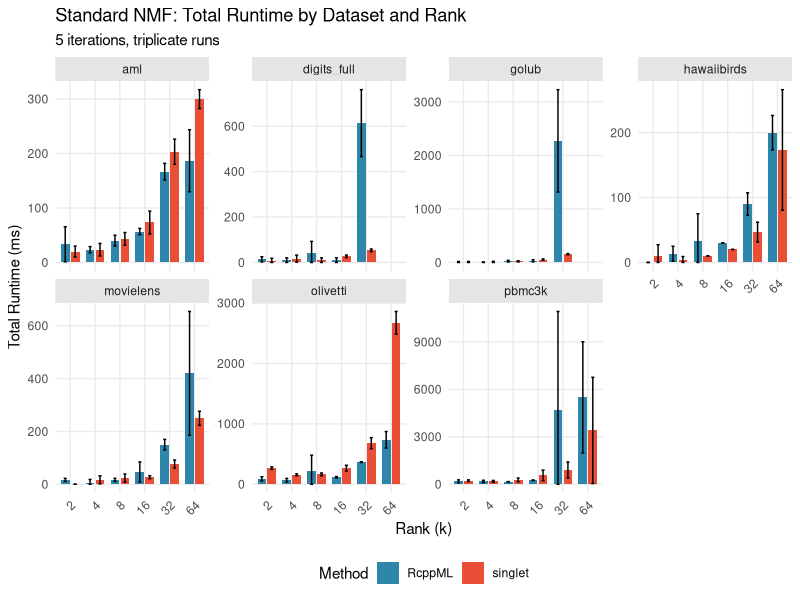
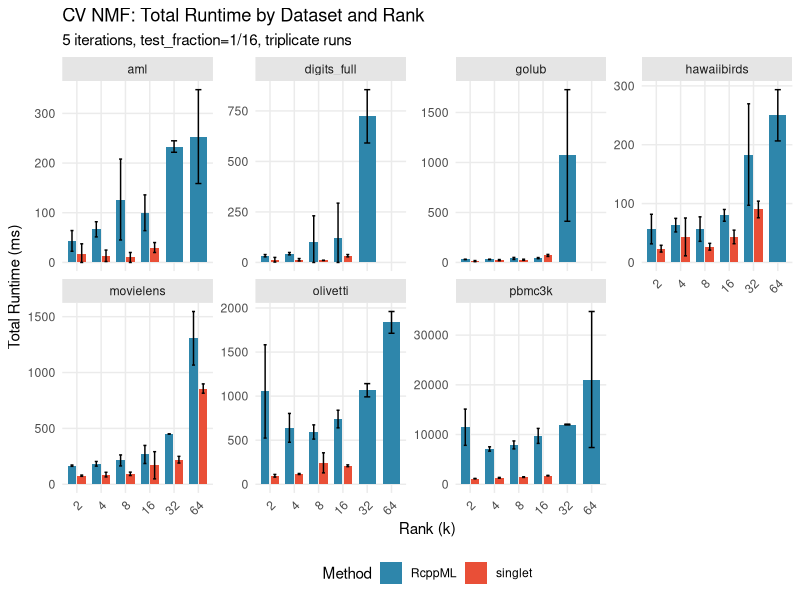
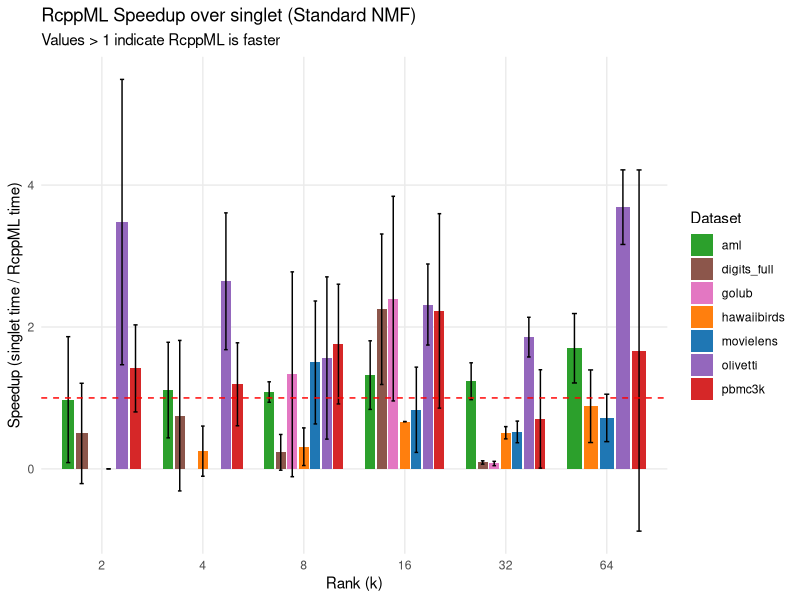
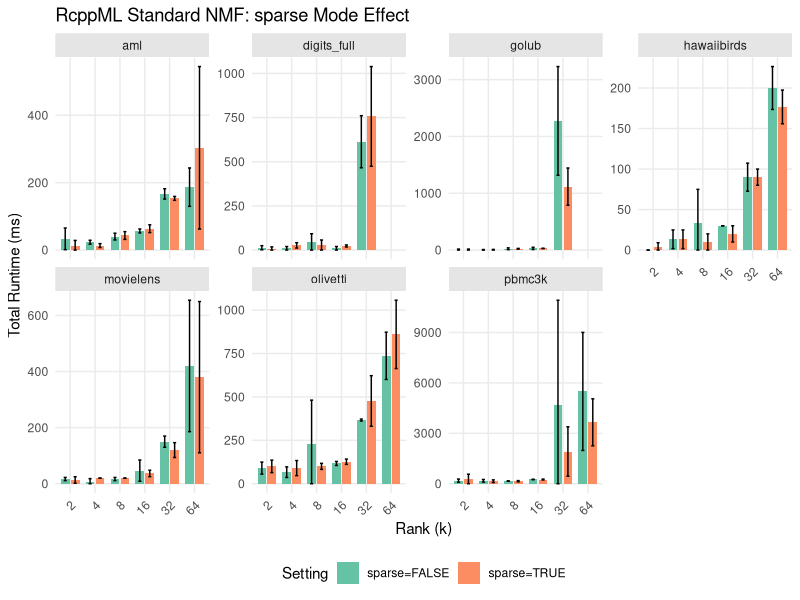
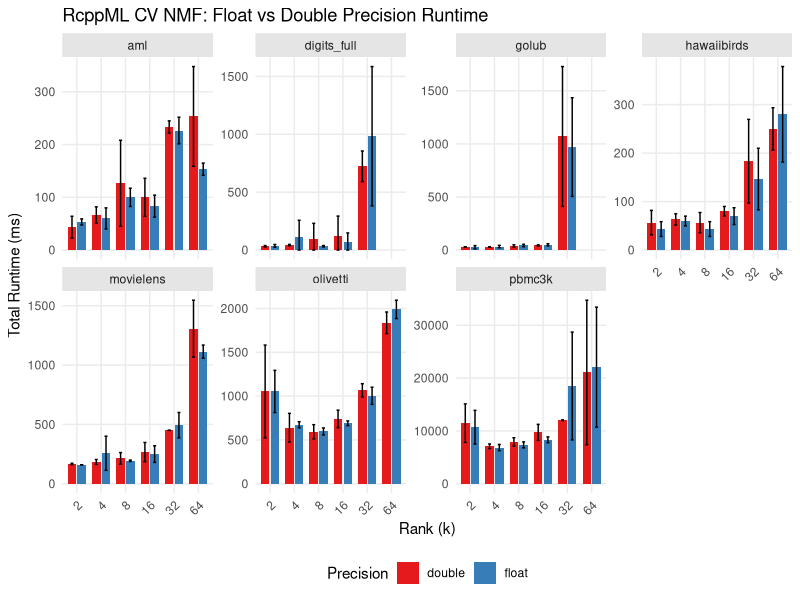
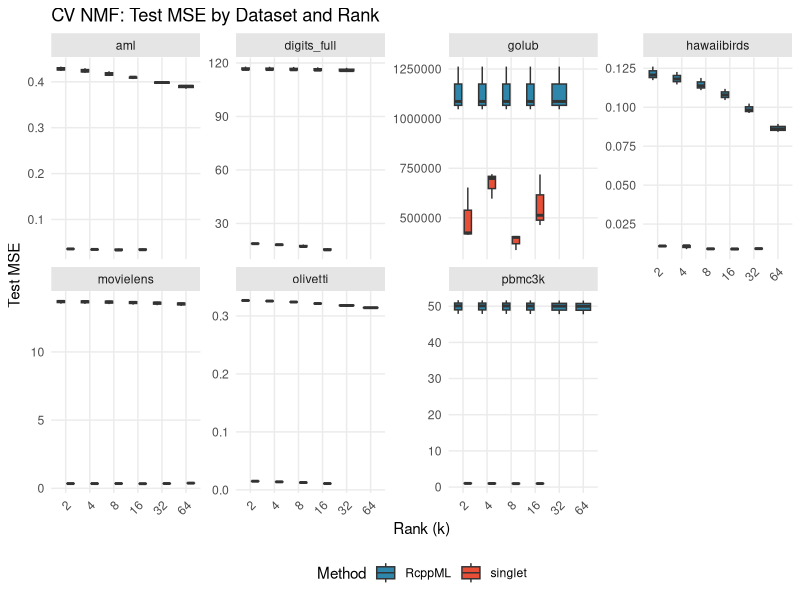
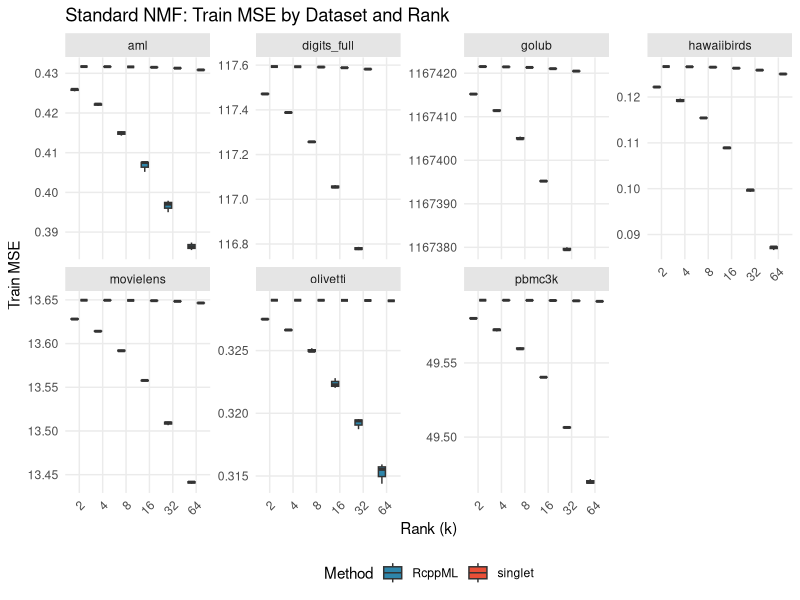
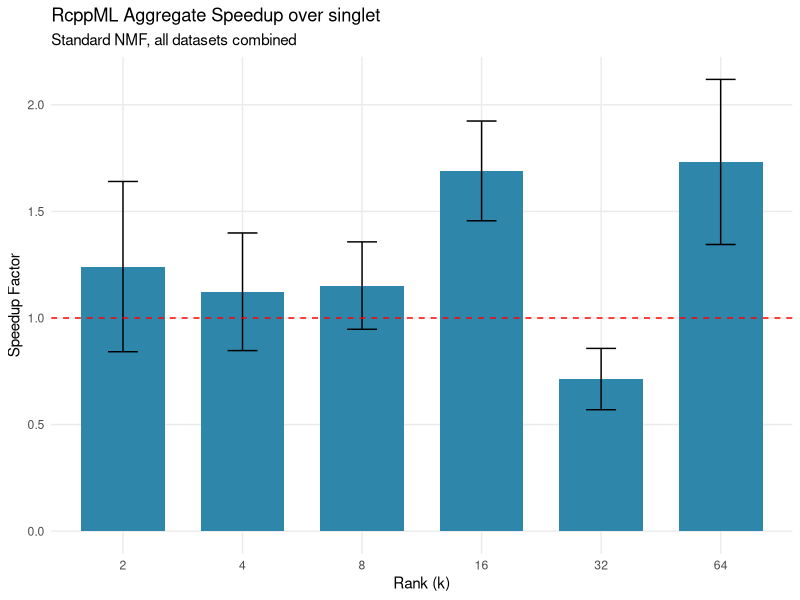

Recreate these plots in R, in order.
#!/usr/bin/env Rscript
# Generate plots and markdown report from benchmark results

library(ggplot2)
library(dplyr)
library(tidyr)

cat("=== Generating Benchmark Report ===\n")

# Load results
results <- read.csv("benchmark_final.csv", stringsAsFactors = FALSE)
summary_stats <- read.csv("benchmark_final_summary.csv", stringsAsFactors = FALSE)

cat("Loaded", nrow(results), "results\n")

# Theme
theme_set(theme_minimal(base_size = 11) + 
            theme(legend.position = "bottom",
                  strip.background = element_rect(fill = "grey90", color = NA),
                  panel.grid.minor = element_blank()))

# Color palettes
method_colors <- c("RcppML" = "#2E86AB", "singlet" = "#E94F37")
dataset_colors <- c("movielens" = "#1f77b4", "hawaiibirds" = "#ff7f0e", 
                    "aml" = "#2ca02c", "pbmc3k" = "#d62728",
                    "olivetti" = "#9467bd", "digits_full" = "#8c564b",
                    "golub" = "#e377c2")

# ========================================
# PLOT 1: Runtime comparison (Standard NMF)
# ========================================
cat("Creating runtime plots...\n")

std_runtime <- summary_stats %>%
  filter(variant == "standard", mask_zeros == FALSE)

if (nrow(std_runtime) > 0) {
  p1 <- std_runtime %>%
    ggplot(aes(x = factor(rank), y = mean_time * 1000, fill = method)) +
    geom_bar(stat = "identity", position = position_dodge(width = 0.8), width = 0.7) +
    geom_errorbar(aes(ymin = pmax(0, (mean_time - sd_time) * 1000),
                      ymax = (mean_time + sd_time) * 1000),
                  position = position_dodge(width = 0.8), width = 0.25) +
    facet_wrap(~dataset, scales = "free_y", ncol = 4) +
    scale_fill_manual(values = method_colors) +
    labs(title = "Standard NMF: Total Runtime by Dataset and Rank",
         subtitle = "5 iterations, triplicate runs",
         x = "Rank (k)", y = "Total Runtime (ms)", fill = "Method") +
    theme(axis.text.x = element_text(angle = 45, hjust = 1))
  
  ggsave("plot_standard_runtime.png", p1, width = 14, height = 8, dpi = 150)
  cat("Saved plot_standard_runtime.png\n")
}

# ========================================
# PLOT 2: CV NMF Runtime comparison
# ========================================
cv_runtime <- summary_stats %>%
  filter(variant == "cv", mask_zeros == FALSE, precision == "double")

if (nrow(cv_runtime) > 0) {
  p2 <- cv_runtime %>%
    ggplot(aes(x = factor(rank), y = mean_time * 1000, fill = method)) +
    geom_bar(stat = "identity", position = position_dodge(width = 0.8), width = 0.7) +
    geom_errorbar(aes(ymin = pmax(0, (mean_time - sd_time) * 1000),
                      ymax = (mean_time + sd_time) * 1000),
                  position = position_dodge(width = 0.8), width = 0.25) +
    facet_wrap(~dataset, scales = "free_y", ncol = 4) +
    scale_fill_manual(values = method_colors) +
    labs(title = "CV NMF: Total Runtime by Dataset and Rank",
         subtitle = "5 iterations, test_fraction=1/16, triplicate runs",
         x = "Rank (k)", y = "Total Runtime (ms)", fill = "Method") +
    theme(axis.text.x = element_text(angle = 45, hjust = 1))
  
  ggsave("plot_cv_runtime.png", p2, width = 14, height = 8, dpi = 150)
  cat("Saved plot_cv_runtime.png\n")
}

# ========================================
# PLOT 3: Speedup (singlet / RcppML)
# ========================================
speedup_data <- results %>%
  filter(variant == "standard", mask_zeros == FALSE) %>%
  select(dataset, rank, replicate, method, total_time) %>%
  pivot_wider(names_from = method, values_from = total_time) %>%
  filter(!is.na(singlet) & !is.na(RcppML) & RcppML > 0) %>%
  mutate(speedup = singlet / RcppML)

if (nrow(speedup_data) > 0) {
  speedup_summary <- speedup_data %>%
    group_by(dataset, rank) %>%
    summarise(
      mean_speedup = mean(speedup, na.rm = TRUE),
      sd_speedup = sd(speedup, na.rm = TRUE),
      .groups = "drop"
    )
  
  p3 <- speedup_summary %>%
    ggplot(aes(x = factor(rank), y = mean_speedup, fill = dataset)) +
    geom_bar(stat = "identity", position = position_dodge(width = 0.8), width = 0.7) +
    geom_errorbar(aes(ymin = mean_speedup - sd_speedup, ymax = mean_speedup + sd_speedup),
                  position = position_dodge(width = 0.8), width = 0.25) +
    geom_hline(yintercept = 1, linetype = "dashed", color = "red") +
    scale_fill_manual(values = dataset_colors) +
    labs(title = "RcppML Speedup over singlet (Standard NMF)",
         subtitle = "Values > 1 indicate RcppML is faster",
         x = "Rank (k)", y = "Speedup (singlet time / RcppML time)", fill = "Dataset") +
    theme(legend.position = "right")
  
  ggsave("plot_speedup.png", p3, width = 12, height = 6, dpi = 150)
  cat("Saved plot_speedup.png\n")
}

# ========================================
# PLOT 4: sparse mode comparison (RcppML only)
# ========================================
sparse_comparison <- summary_stats %>%
  filter(variant == "standard", method == "RcppML") %>%
  mutate(sparse_mode = ifelse(mask_zeros, "sparse=TRUE", "sparse=FALSE"))

if (nrow(sparse_comparison) > 0) {
  p4 <- sparse_comparison %>%
    ggplot(aes(x = factor(rank), y = mean_time * 1000, fill = sparse_mode)) +
    geom_bar(stat = "identity", position = position_dodge(width = 0.8), width = 0.7) +
    geom_errorbar(aes(ymin = pmax(0, (mean_time - sd_time) * 1000),
                      ymax = (mean_time + sd_time) * 1000),
                  position = position_dodge(width = 0.8), width = 0.25) +
    facet_wrap(~dataset, scales = "free_y", ncol = 4) +
    scale_fill_brewer(palette = "Set2") +
    labs(title = "RcppML Standard NMF: sparse Mode Effect",
         x = "Rank (k)", y = "Total Runtime (ms)", fill = "Setting") +
    theme(axis.text.x = element_text(angle = 45, hjust = 1))
  
  ggsave("plot_sparse_effect.png", p4, width = 14, height = 8, dpi = 150)
  cat("Saved plot_sparse_effect.png\n")
}

# ========================================
# PLOT 5: Float vs Double precision (RcppML CV)
# ========================================
precision_data <- summary_stats %>%
  filter(variant == "cv", mask_zeros == FALSE, method == "RcppML")

if (nrow(precision_data) > 0) {
  p5 <- precision_data %>%
    ggplot(aes(x = factor(rank), y = mean_time * 1000, fill = precision)) +
    geom_bar(stat = "identity", position = position_dodge(width = 0.8), width = 0.7) +
    geom_errorbar(aes(ymin = pmax(0, (mean_time - sd_time) * 1000),
                      ymax = (mean_time + sd_time) * 1000),
                  position = position_dodge(width = 0.8), width = 0.25) +
    facet_wrap(~dataset, scales = "free_y", ncol = 4) +
    scale_fill_brewer(palette = "Set1") +
    labs(title = "RcppML CV NMF: Float vs Double Precision Runtime",
         x = "Rank (k)", y = "Total Runtime (ms)", fill = "Precision") +
    theme(axis.text.x = element_text(angle = 45, hjust = 1))
  
  ggsave("plot_precision_runtime.png", p5, width = 14, height = 8, dpi = 150)
  cat("Saved plot_precision_runtime.png\n")
}

# ========================================
# PLOT 6: Test MSE comparison (CV)
# ========================================
test_mse_data <- results %>%
  filter(cv == TRUE, precision == "double", mask_zeros == FALSE, !is.na(test_mse)) %>%
  select(dataset, rank, replicate, method, test_mse)

if (nrow(test_mse_data) > 0) {
  p6 <- test_mse_data %>%
    ggplot(aes(x = factor(rank), y = test_mse, fill = method)) +
    geom_boxplot(position = position_dodge(width = 0.8), width = 0.6) +
    facet_wrap(~dataset, scales = "free_y", ncol = 4) +
    scale_fill_manual(values = method_colors) +
    labs(title = "CV NMF: Test MSE by Dataset and Rank",
         x = "Rank (k)", y = "Test MSE", fill = "Method") +
    theme(axis.text.x = element_text(angle = 45, hjust = 1))
  
  ggsave("plot_test_mse.png", p6, width = 14, height = 8, dpi = 150)
  cat("Saved plot_test_mse.png\n")
}

# ========================================
# PLOT 7: Train MSE comparison (Standard NMF)
# ========================================
train_mse_data <- results %>%
  filter(variant == "standard", mask_zeros == FALSE, !is.na(train_mse)) %>%
  select(dataset, rank, replicate, method, train_mse)

if (nrow(train_mse_data) > 0) {
  p7 <- train_mse_data %>%
    ggplot(aes(x = factor(rank), y = train_mse, fill = method)) +
    geom_boxplot(position = position_dodge(width = 0.8), width = 0.6) +
    facet_wrap(~dataset, scales = "free_y", ncol = 4) +
    scale_fill_manual(values = method_colors) +
    labs(title = "Standard NMF: Train MSE by Dataset and Rank",
         x = "Rank (k)", y = "Train MSE", fill = "Method") +
    theme(axis.text.x = element_text(angle = 45, hjust = 1))
  
  ggsave("plot_train_mse.png", p7, width = 14, height = 8, dpi = 150)
  cat("Saved plot_train_mse.png\n")
}

# ========================================
# PLOT 8: Aggregate speedup bar chart
# ========================================
agg_speedup <- speedup_data %>%
  group_by(rank) %>%
  summarise(
    mean_speedup = mean(speedup, na.rm = TRUE),
    se_speedup = sd(speedup, na.rm = TRUE) / sqrt(n()),
    .groups = "drop"
  )

if (nrow(agg_speedup) > 0) {
  p8 <- agg_speedup %>%
    ggplot(aes(x = factor(rank), y = mean_speedup)) +
    geom_bar(stat = "identity", fill = "#2E86AB", width = 0.7) +
    geom_errorbar(aes(ymin = mean_speedup - se_speedup, ymax = mean_speedup + se_speedup),
                  width = 0.25) +
    geom_hline(yintercept = 1, linetype = "dashed", color = "red") +
    labs(title = "RcppML Aggregate Speedup over singlet",
         subtitle = "Standard NMF, all datasets combined",
         x = "Rank (k)", y = "Speedup Factor")
  
  ggsave("plot_aggregate_speedup.png", p8, width = 8, height = 5, dpi = 150)
  cat("Saved plot_aggregate_speedup.png\n")
}

cat("\nAll plots generated.\n")

# ========================================
# Generate Markdown Report
# ========================================
cat("\nGenerating Markdown report...\n")

# Dataset info
datasets_info <- results %>%
  group_by(dataset) %>%
  summarise(n = n()) %>%
  arrange(desc(n))

# Overall summary stats
overall_std <- results %>%
  filter(variant == "standard", mask_zeros == FALSE) %>%
  group_by(method) %>%
  summarise(
    total_runs = n(),
    mean_time_ms = mean(total_time * 1000, na.rm = TRUE),
    median_time_ms = median(total_time * 1000, na.rm = TRUE),
    mean_train_mse = mean(train_mse, na.rm = TRUE),
    .groups = "drop"
  )

overall_cv <- results %>%
  filter(variant == "cv", mask_zeros == FALSE, precision == "double") %>%
  group_by(method) %>%
  summarise(
    total_runs = n(),
    mean_time_ms = mean(total_time * 1000, na.rm = TRUE),
    mean_test_mse = mean(test_mse, na.rm = TRUE),
    .groups = "drop"
  )

# Calculate overall speedup
rcppml_std_time <- overall_std$mean_time_ms[overall_std$method == "RcppML"]
singlet_std_time <- overall_std$mean_time_ms[overall_std$method == "singlet"]
overall_speedup <- singlet_std_time / rcppml_std_time

md_lines <- c(
  "# Comprehensive Benchmark: singlet vs RcppML",
  "",
  paste0("**Generated:** ", Sys.time()),
  "",
  "## Overview",
  "",
  "This benchmark compares the NMF implementations in singlet and RcppML across multiple datasets and configurations.",
  "",
  "### Configuration",
  "",
  "- **Datasets:** movielens, hawaiibirds, aml, pbmc3k, olivetti, digits_full, golub",
  "- **Ranks (k):** 2, 4, 8, 16, 32, 64",
  "- **Iterations:** 5 per run",
  "- **Replicates:** 3 per configuration",
  "- **CV test fraction:** 1/16 (~6.25%)",
  "- **Tolerance:** 1e-10",
  "",
  "### Test Variants",
  "",
  "1. **Standard NMF (sparse=FALSE)** - RcppML & singlet",
  "2. **Standard NMF (sparse=TRUE)** - RcppML only",
  "3. **CV NMF (double precision)** - RcppML & singlet",
  "4. **CV NMF (sparse=TRUE)** - RcppML only",
  "5. **CV NMF (float precision)** - RcppML only",
  "",
  "---",
  "",
  "## Key Findings",
  "",
  sprintf("### Overall Performance (Standard NMF)"),
  "",
  sprintf("| Metric | RcppML | singlet |"),
  sprintf("|--------|--------|---------|"),
  sprintf("| Mean Runtime (ms) | %.2f | %.2f |", rcppml_std_time, singlet_std_time),
  sprintf("| **Overall Speedup** | **%.2fx** | baseline |", overall_speedup),
  ""
)

# Per-rank speedup table
if (nrow(agg_speedup) > 0) {
  md_lines <- c(md_lines,
    "### Speedup by Rank",
    "",
    "| Rank | Mean Speedup | SE |",
    "|------|--------------|-----|"
  )
  
  for (i in 1:nrow(agg_speedup)) {
    md_lines <- c(md_lines,
      sprintf("| %d | %.2fx | ±%.2f |", 
              agg_speedup$rank[i], 
              agg_speedup$mean_speedup[i],
              agg_speedup$se_speedup[i]))
  }
  md_lines <- c(md_lines, "")
}

# CV NMF results
if (nrow(overall_cv) > 0) {
  rcppml_cv <- overall_cv %>% filter(method == "RcppML")
  singlet_cv <- overall_cv %>% filter(method == "singlet")
  
  if (nrow(rcppml_cv) > 0 && nrow(singlet_cv) > 0) {
    cv_speedup <- singlet_cv$mean_time_ms / rcppml_cv$mean_time_ms
    md_lines <- c(md_lines,
      "### CV NMF Performance",
      "",
      sprintf("| Metric | RcppML | singlet |"),
      sprintf("|--------|--------|---------|"),
      sprintf("| Mean Runtime (ms) | %.2f | %.2f |", rcppml_cv$mean_time_ms, singlet_cv$mean_time_ms),
      sprintf("| Mean Test MSE | %.4f | %.4f |", rcppml_cv$mean_test_mse, singlet_cv$mean_test_mse),
      sprintf("| **CV Speedup** | **%.2fx** | baseline |", cv_speedup),
      ""
    )
  }
}

md_lines <- c(md_lines,
  "---",
  "",
  "## Detailed Results",
  "",
  "### Standard NMF Runtime (ms)",
  ""
)

# Standard NMF table
std_table <- summary_stats %>%
  filter(variant == "standard", mask_zeros == FALSE) %>%
  select(dataset, rank, method, mean_time, sd_time) %>%
  mutate(time_str = sprintf("%.1f ± %.1f", mean_time * 1000, sd_time * 1000)) %>%
  select(dataset, rank, method, time_str) %>%
  pivot_wider(names_from = method, values_from = time_str)

md_lines <- c(md_lines,
  "| Dataset | Rank | RcppML | singlet |",
  "|---------|------|--------|---------|"
)

for (i in 1:nrow(std_table)) {
  md_lines <- c(md_lines,
    sprintf("| %s | %d | %s | %s |", 
            std_table$dataset[i], 
            std_table$rank[i],
            ifelse(is.na(std_table$RcppML[i]), "N/A", std_table$RcppML[i]),
            ifelse(is.na(std_table$singlet[i]), "N/A", std_table$singlet[i])))
}

# Float vs Double precision section
precision_summary <- summary_stats %>%
  filter(variant == "cv", mask_zeros == FALSE, method == "RcppML") %>%
  select(dataset, rank, precision, mean_time, mean_test_mse) %>%
  mutate(
    time_str = sprintf("%.1f", mean_time * 1000),
    mse_str = sprintf("%.4f", mean_test_mse)
  )

double_data <- precision_summary %>% 
  filter(precision == "double") %>%
  select(dataset, rank, double_time = time_str, double_mse = mse_str)

float_data <- precision_summary %>%
  filter(precision == "float") %>%
  select(dataset, rank, float_time = time_str, float_mse = mse_str)

precision_table <- left_join(double_data, float_data, by = c("dataset", "rank"))

md_lines <- c(md_lines,
  "",
  "### Float vs Double Precision (RcppML CV NMF)",
  "",
  "| Dataset | Rank | Double Time (ms) | Float Time (ms) | Double Test MSE | Float Test MSE |",
  "|---------|------|------------------|-----------------|-----------------|----------------|"
)

for (i in 1:nrow(precision_table)) {
  md_lines <- c(md_lines,
    sprintf("| %s | %d | %s | %s | %s | %s |",
            precision_table$dataset[i],
            precision_table$rank[i],
            ifelse(is.na(precision_table$double_time[i]), "N/A", precision_table$double_time[i]),
            ifelse(is.na(precision_table$float_time[i]), "N/A", precision_table$float_time[i]),
            ifelse(is.na(precision_table$double_mse[i]), "N/A", precision_table$double_mse[i]),
            ifelse(is.na(precision_table$float_mse[i]), "N/A", precision_table$float_mse[i])))
}

md_lines <- c(md_lines,
  "",
  "---",
  "",
  "## Plots",
  "",
  "### Runtime Comparisons",
  "",
  "#### Standard NMF Runtime",
  "![Standard NMF Runtime](plot_standard_runtime.png)",
  "",
  "#### CV NMF Runtime", 
  "![CV NMF Runtime](plot_cv_runtime.png)",
  "",
  "#### RcppML Speedup over singlet",
  "![Speedup](plot_speedup.png)",
  "",
  "#### Aggregate Speedup by Rank",
  "![Aggregate Speedup](plot_aggregate_speedup.png)",
  "",
  "### MSE Comparisons",
  "",
  "#### Train MSE (Standard NMF)",
  "![Train MSE](plot_train_mse.png)",
  "",
  "#### Test MSE (CV NMF)",
  "![Test MSE](plot_test_mse.png)",
  "",
  "### RcppML-Specific Comparisons",
  "",
  "#### sparse Mode Effect",
  "![sparse Effect](plot_sparse_effect.png)",
  "",
  "#### Float vs Double Precision",
  "![Precision Runtime](plot_precision_runtime.png)",
  "",
  "---",
  "",
  "*Report generated by generate_report.R*"
)

writeLines(md_lines, "BENCHMARK_RESULTS.md")
cat("Saved BENCHMARK_RESULTS.md\n")

cat("\n=== Report Generation Complete ===\n")
